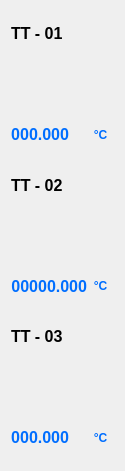
   <widget class="QWidget" name="layoutWidget">
    <property name="geometry">
     <rect>
      <x>570</x>
      <y>0</y>
      <width>104</width>
      <height>471</height>
     </rect>
    </property>
    <layout class="QVBoxLayout" name="verticalLayout_3">
     <item>
      <widget class="QLabel" name="sensor1">
       <property name="font">
        <font>
         <pointsize>12</pointsize>
         <weight>75</weight>
         <bold>true</bold>
        </font>
       </property>
       <property name="text">
        <string>TT - 01</string>
       </property>
       <property name="alignment">
        <set>Qt::AlignLeading|Qt::AlignLeft|Qt::AlignVCenter</set>
       </property>
      </widget>
     </item>
     <item>
      <widget class="QwtThermo" name="Thermo_1">
       <property name="font">
        <font>
         <pointsize>8</pointsize>
         <weight>75</weight>
         <bold>true</bold>
        </font>
       </property>
       <property name="layoutDirection">
        <enum>Qt::LeftToRight</enum>
       </property>
       <property name="alarmBrush">
        <brush brushstyle="Dense2Pattern">
         <color alpha="255">
          <red>255</red>
          <green>0</green>
          <blue>0</blue>
         </color>
        </brush>
       </property>
       <property name="alarmEnabled">
        <bool>true</bool>
       </property>
       <property name="alarmLevel">
        <double>62.000000000000000</double>
       </property>
       <property name="scalePosition">
        <enum>QwtThermo::RightScale</enum>
       </property>
       <property name="borderWidth">
        <number>2</number>
       </property>
       <property name="fillColor">
        <color>
         <red>255</red>
         <green>213</green>
         <blue>0</blue>
        </color>
       </property>
       <property name="maxValue">
        <double>100.000000000000000</double>
       </property>
       <property name="pipeWidth">
        <number>25</number>
       </property>
       <property name="value">
        <double>70.000000000000000</double>
       </property>
      </widget>
     </item>
     <item>
      <layout class="QHBoxLayout" name="horizontalLayout">
       <item>
        <widget class="QLabel" name="temp1">
         <property name="palette">
          <palette>
           <active>
            <colorrole role="WindowText">
             <brush brushstyle="SolidPattern">
              <color alpha="255">
               <red>0</red>
               <green>110</green>
               <blue>255</blue>
              </color>
             </brush>
            </colorrole>
           </active>
           <inactive>
            <colorrole role="WindowText">
             <brush brushstyle="SolidPattern">
              <color alpha="255">
               <red>0</red>
               <green>110</green>
               <blue>255</blue>
              </color>
             </brush>
            </colorrole>
           </inactive>
           <disabled>
            <colorrole role="WindowText">
             <brush brushstyle="SolidPattern">
              <color alpha="255">
               <red>120</red>
               <green>120</green>
               <blue>120</blue>
              </color>
             </brush>
            </colorrole>
           </disabled>
          </palette>
         </property>
         <property name="font">
          <font>
           <pointsize>12</pointsize>
           <weight>75</weight>
           <bold>true</bold>
          </font>
         </property>
         <property name="text">
          <string>000.000</string>
         </property>
         <property name="textFormat">
          <enum>Qt::AutoText</enum>
         </property>
         <property name="alignment">
          <set>Qt::AlignRight|Qt::AlignTrailing|Qt::AlignVCenter</set>
         </property>
        </widget>
       </item>
       <item>
        <widget class="QLabel" name="temp_25">
         <property name="palette">
          <palette>
           <active>
            <colorrole role="WindowText">
             <brush brushstyle="SolidPattern">
              <color alpha="255">
               <red>0</red>
               <green>110</green>
               <blue>255</blue>
              </color>
             </brush>
            </colorrole>
           </active>
           <inactive>
            <colorrole role="WindowText">
             <brush brushstyle="SolidPattern">
              <color alpha="255">
               <red>0</red>
               <green>110</green>
               <blue>255</blue>
              </color>
             </brush>
            </colorrole>
           </inactive>
           <disabled>
            <colorrole role="WindowText">
             <brush brushstyle="SolidPattern">
              <color alpha="255">
               <red>120</red>
               <green>120</green>
               <blue>120</blue>
              </color>
             </brush>
            </colorrole>
           </disabled>
          </palette>
         </property>
         <property name="font">
          <font>
           <weight>75</weight>
           <bold>true</bold>
          </font>
         </property>
         <property name="text">
          <string>°C  </string>
         </property>
         <property name="textFormat">
          <enum>Qt::AutoText</enum>
         </property>
         <property name="alignment">
          <set>Qt::AlignRight|Qt::AlignTrailing|Qt::AlignVCenter</set>
         </property>
        </widget>
       </item>
      </layout>
     </item>
     <item>
      <widget class="QLabel" name="sensor2">
       <property name="font">
        <font>
         <pointsize>12</pointsize>
         <weight>75</weight>
         <bold>true</bold>
        </font>
       </property>
       <property name="text">
        <string>TT - 02</string>
       </property>
       <property name="alignment">
        <set>Qt::AlignLeading|Qt::AlignLeft|Qt::AlignVCenter</set>
       </property>
      </widget>
     </item>
     <item>
      <widget class="QwtThermo" name="Thermo_2">
       <property name="font">
        <font>
         <pointsize>10</pointsize>
         <weight>75</weight>
         <bold>true</bold>
        </font>
       </property>
       <property name="alarmBrush">
        <brush brushstyle="Dense2Pattern">
         <color alpha="255">
          <red>255</red>
          <green>0</green>
          <blue>0</blue>
         </color>
        </brush>
       </property>
       <property name="alarmEnabled">
        <bool>true</bool>
       </property>
       <property name="alarmLevel">
        <double>72.000000000000000</double>
       </property>
       <property name="scalePosition">
        <enum>QwtThermo::RightScale</enum>
       </property>
       <property name="borderWidth">
        <number>3</number>
       </property>
       <property name="fillColor">
        <color>
         <red>255</red>
         <green>213</green>
         <blue>0</blue>
        </color>
       </property>
       <property name="maxValue">
        <double>100.000000000000000</double>
       </property>
       <property name="pipeWidth">
        <number>25</number>
       </property>
       <property name="value">
        <double>90.000000000000000</double>
       </property>
      </widget>
     </item>
     <item>
      <layout class="QHBoxLayout" name="horizontalLayout_2">
       <item>
        <widget class="QLabel" name="temp2">
         <property name="palette">
          <palette>
           <active>
            <colorrole role="WindowText">
             <brush brushstyle="SolidPattern">
              <color alpha="255">
               <red>0</red>
               <green>110</green>
               <blue>255</blue>
              </color>
             </brush>
            </colorrole>
           </active>
           <inactive>
            <colorrole role="WindowText">
             <brush brushstyle="SolidPattern">
              <color alpha="255">
               <red>0</red>
               <green>110</green>
               <blue>255</blue>
              </color>
             </brush>
            </colorrole>
           </inactive>
           <disabled>
            <colorrole role="WindowText">
             <brush brushstyle="SolidPattern">
              <color alpha="255">
               <red>120</red>
               <green>120</green>
               <blue>120</blue>
              </color>
             </brush>
            </colorrole>
           </disabled>
          </palette>
         </property>
         <property name="font">
          <font>
           <pointsize>12</pointsize>
           <weight>75</weight>
           <bold>true</bold>
          </font>
         </property>
         <property name="text">
          <string>00000.000</string>
         </property>
         <property name="textFormat">
          <enum>Qt::AutoText</enum>
         </property>
         <property name="alignment">
          <set>Qt::AlignRight|Qt::AlignTrailing|Qt::AlignVCenter</set>
         </property>
        </widget>
       </item>
       <item>
        <widget class="QLabel" name="temp1_10">
         <property name="palette">
          <palette>
           <active>
            <colorrole role="WindowText">
             <brush brushstyle="SolidPattern">
              <color alpha="255">
               <red>0</red>
               <green>110</green>
               <blue>255</blue>
              </color>
             </brush>
            </colorrole>
           </active>
           <inactive>
            <colorrole role="WindowText">
             <brush brushstyle="SolidPattern">
              <color alpha="255">
               <red>0</red>
               <green>110</green>
               <blue>255</blue>
              </color>
             </brush>
            </colorrole>
           </inactive>
           <disabled>
            <colorrole role="WindowText">
             <brush brushstyle="SolidPattern">
              <color alpha="255">
               <red>120</red>
               <green>120</green>
               <blue>120</blue>
              </color>
             </brush>
            </colorrole>
           </disabled>
          </palette>
         </property>
         <property name="font">
          <font>
           <weight>75</weight>
           <bold>true</bold>
          </font>
         </property>
         <property name="text">
          <string>°C  </string>
         </property>
         <property name="textFormat">
          <enum>Qt::AutoText</enum>
         </property>
         <property name="alignment">
          <set>Qt::AlignRight|Qt::AlignTrailing|Qt::AlignVCenter</set>
         </property>
        </widget>
       </item>
      </layout>
     </item>
     <item>
      <widget class="QLabel" name="sensor3">
       <property name="font">
        <font>
         <pointsize>12</pointsize>
         <weight>75</weight>
         <bold>true</bold>
        </font>
       </property>
       <property name="text">
        <string>TT - 03</string>
       </property>
       <property name="alignment">
        <set>Qt::AlignLeading|Qt::AlignLeft|Qt::AlignVCenter</set>
       </property>
      </widget>
     </item>
     <item>
      <widget class="QwtThermo" name="Thermo_3">
       <property name="font">
        <font>
         <pointsize>10</pointsize>
         <weight>75</weight>
         <bold>true</bold>
        </font>
       </property>
       <property name="alarmBrush">
        <brush brushstyle="Dense2Pattern">
         <color alpha="255">
          <red>255</red>
          <green>0</green>
          <blue>0</blue>
         </color>
        </brush>
       </property>
       <property name="alarmEnabled">
        <bool>true</bool>
       </property>
       <property name="alarmLevel">
        <double>72.000000000000000</double>
       </property>
       <property name="scalePosition">
        <enum>QwtThermo::RightScale</enum>
       </property>
       <property name="borderWidth">
        <number>3</number>
       </property>
       <property name="fillBrush">
        <brush brushstyle="SolidPattern">
         <color alpha="255">
          <red>255</red>
          <green>213</green>
          <blue>0</blue>
         </color>
        </brush>
       </property>
       <property name="fillColor">
        <color>
         <red>255</red>
         <green>213</green>
         <blue>0</blue>
        </color>
       </property>
       <property name="maxValue">
        <double>100.000000000000000</double>
       </property>
       <property name="pipeWidth">
        <number>25</number>
       </property>
       <property name="value">
        <double>95.000000000000000</double>
       </property>
      </widget>
     </item>
     <item>
      <layout class="QHBoxLayout" name="horizontalLayout_3">
       <item>
        <widget class="QLabel" name="temp3">
         <property name="palette">
          <palette>
           <active>
            <colorrole role="WindowText">
             <brush brushstyle="SolidPattern">
              <color alpha="255">
               <red>0</red>
               <green>110</green>
               <blue>255</blue>
              </color>
             </brush>
            </colorrole>
           </active>
           <inactive>
            <colorrole role="WindowText">
             <brush brushstyle="SolidPattern">
              <color alpha="255">
               <red>0</red>
               <green>110</green>
               <blue>255</blue>
              </color>
             </brush>
            </colorrole>
           </inactive>
           <disabled>
            <colorrole role="WindowText">
             <brush brushstyle="SolidPattern">
              <color alpha="255">
               <red>120</red>
               <green>120</green>
               <blue>120</blue>
              </color>
             </brush>
            </colorrole>
           </disabled>
          </palette>
         </property>
         <property name="font">
          <font>
           <pointsize>12</pointsize>
           <weight>75</weight>
           <bold>true</bold>
          </font>
         </property>
         <property name="text">
          <string>000.000</string>
         </property>
         <property name="textFormat">
          <enum>Qt::AutoText</enum>
         </property>
         <property name="alignment">
          <set>Qt::AlignRight|Qt::AlignTrailing|Qt::AlignVCenter</set>
         </property>
        </widget>
       </item>
       <item>
        <widget class="QLabel" name="temp1_12">
         <property name="palette">
          <palette>
           <active>
            <colorrole role="WindowText">
             <brush brushstyle="SolidPattern">
              <color alpha="255">
               <red>0</red>
               <green>110</green>
               <blue>255</blue>
              </color>
             </brush>
            </colorrole>
           </active>
           <inactive>
            <colorrole role="WindowText">
             <brush brushstyle="SolidPattern">
              <color alpha="255">
               <red>0</red>
               <green>110</green>
               <blue>255</blue>
              </color>
             </brush>
            </colorrole>
           </inactive>
           <disabled>
            <colorrole role="WindowText">
             <brush brushstyle="SolidPattern">
              <color alpha="255">
               <red>120</red>
               <green>120</green>
               <blue>120</blue>
              </color>
             </brush>
            </colorrole>
           </disabled>
          </palette>
         </property>
         <property name="font">
          <font>
           <weight>75</weight>
           <bold>true</bold>
          </font>
         </property>
         <property name="text">
          <string>°C  </string>
         </property>
         <property name="textFormat">
          <enum>Qt::AutoText</enum>
         </property>
         <property name="alignment">
          <set>Qt::AlignRight|Qt::AlignTrailing|Qt::AlignVCenter</set>
         </property>
        </widget>
       </item>
      </layout>
     </item>
    </layout>
   </widget>
